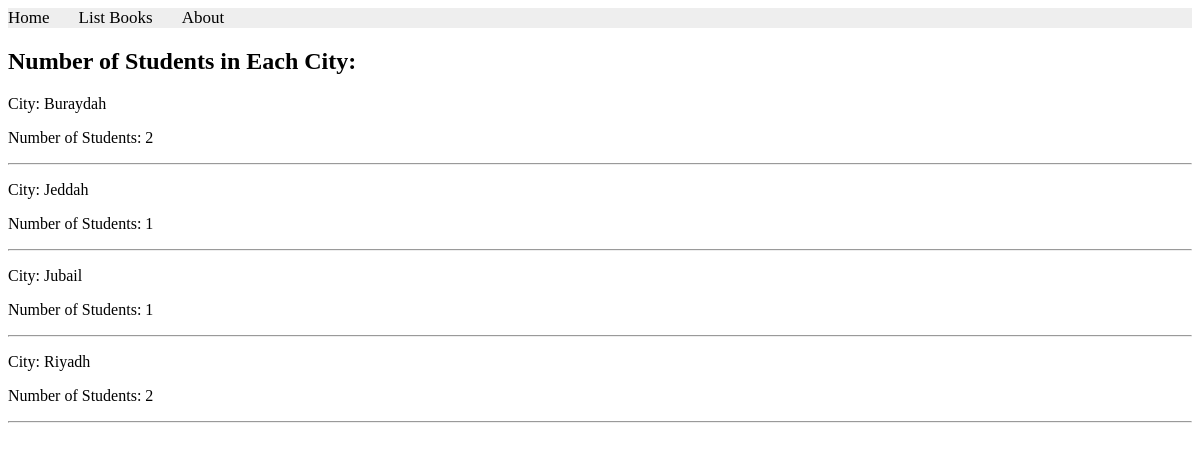
Page /books/lab8/task7 on the committed database.
### apps/bookmodule/models.py (models this page shows, shortened)
class Address(models.Model):
    city = models.CharField(max_length=100)

### apps/bookmodule/views.py (the view)
# urls.py: path('lab8/task7', views.lab8_task7, name='books.lab8_task7')
def lab8_task7(request):
    cities = Student.objects.values('address__city').annotate(
        student_count=Count('id')
    ).order_by('address__city')
    return render(request, 'bookmodule/lab8_task7.html', {'cities': cities})

### apps/templates/bookmodule/lab8_task7.html (shortened to what this page needs)
{% extends "layouts/base.html" %}
{% block content %}
    <h2>Number of Students in Each City: </h2>
    {% for city in cities %}
        <p>City: {{ city.address__city }}</p>
        <p>Number of Students: {{ city.student_count }}</p>
        <hr>
    {% empty %}
        <p>No students found.</p>
    {% endfor %}
{% endblock content %}

### apps/templates/layouts/base.html (shortened to what this page needs)
<!DOCTYPE html>
<html>
{% load static %}
<head>
    <link rel="stylesheet" href="{% static 'styles.css' %}">
    <link rel="stylesheet" href="https://cdnjs.cloudflare.com/ajax/libs/font-awesome/4.7.0/css/font-awesome.min.css">
</head>
<body>
    {% include "includes/header.html" %}
    {% block content %} {% endblock content %}
</body>
</html>

### apps/templates/includes/header.html
{% with request.resolver_match.url_name as url_name %}
<div class="topnav">
    <a class="{% if url_name == 'books.index' %}active{% endif %}" href="{% url "books.index" %}">Home</a>
    <a class="{% if url_name == 'books.list_books' %}active{% endif %}" href="{% url "books.list_books" %}">List Books</a>
    <a class="{% if url_name == 'books.aboutus' %}active{% endif %}" href="{% url "books.aboutus" %}">About</a>
</div>
{% endwith %}

### apps/static/styles.css (style rules this page uses)
.topnav { background-color: #eeeeee; width: 100%; }
.topnav a { color: #000000; text-align: center; margin-right: 25px; text-decoration: none; font-size: 17px; }

### rows in the picture
Address: address__city "Buraydah", student_count "2"
Address: address__city "Jeddah", student_count "1"
Address: address__city "Jubail", student_count "1"
Address: address__city "Riyadh", student_count "2"
